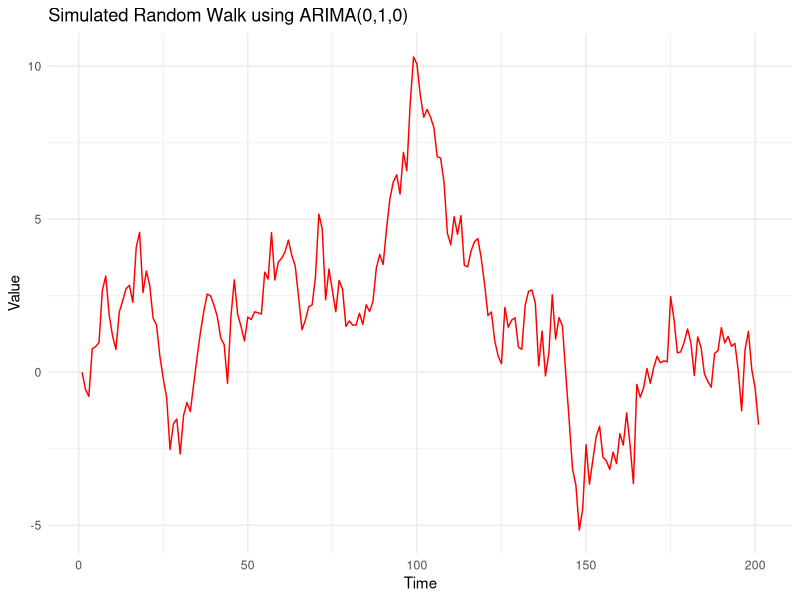

The R script that drew this image:
# Using arima.sim to simulate ARIMA(0,1,0) (Random Walk)
library(ggplot2)
set.seed(123)
random_walk_arima <- arima.sim(model = list(order = c(0, 1, 0)), n = 200)

#Create a data frame
plot_data <- data.frame(Time = 1:201, Value = random_walk_arima)

# Plotting the random walk (ARIMA(0,1,0))
ggplot(plot_data, aes(x = Time, y = Value)) + 
  geom_line(color = "red") + 
  labs(title = "Simulated Random Walk using ARIMA(0,1,0)",
       x = "Time",
       y = "Value") + 
  theme_minimal()
